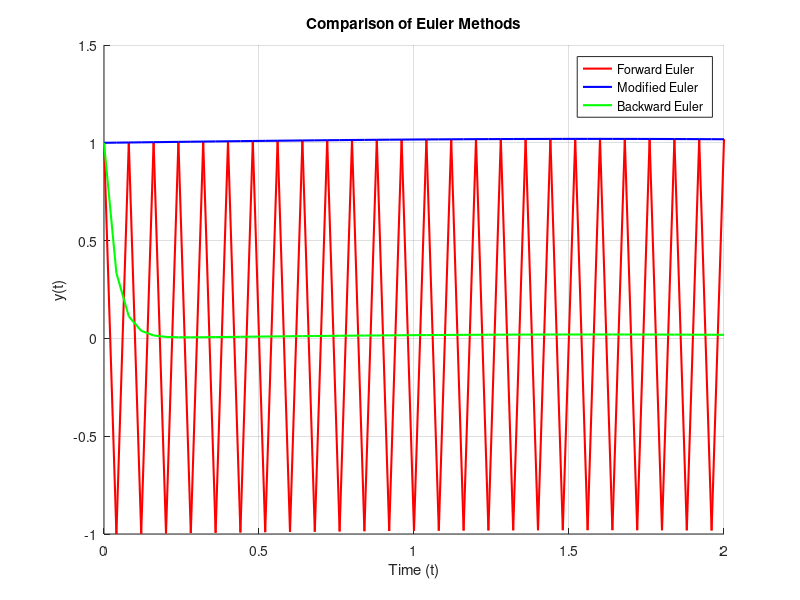

The MATLAB source for this figure:
clc; clear; close all;

% Parameters
t0 = 0; tf = 2; y0 = 1; h = 0.04;
t = t0:h:tf;
n = length(t);

% Function definition
dy = @(t, y) -50*y + sin(t);

% Forward Euler Method
y_FE = zeros(1, n); y_FE(1) = y0;
for i = 1:n-1
    y_FE(i+1) = y_FE(i) + h * dy(t(i), y_FE(i));
end

% Modified Euler Method (Heun's Method)
y_ME = zeros(1, n); y_ME(1) = y0;
for i = 1:n-1
    y_pred = y_ME(i) + h * dy(t(i), y_ME(i));
    y_ME(i+1) = y_ME(i) + (h/2) * (dy(t(i), y_ME(i)) + dy(t(i+1), y_pred));
end

% Backward Euler Method
y_BE = zeros(1, n); y_BE(1) = y0;
for i = 1:n-1
    y_BE(i+1) = (y_BE(i) + h * sin(t(i+1))) / (1 + 50*h);
end

% Plot the results
figure; hold on;
plot(t, y_FE, 'r', 'LineWidth', 1.5);
plot(t, y_ME, 'b', 'LineWidth', 1.5);
plot(t, y_BE, 'g', 'LineWidth', 1.5);
legend('Forward Euler', 'Modified Euler', 'Backward Euler');
xlabel('Time (t)'); ylabel('y(t)');
title('Comparison of Euler Methods');
grid on;

